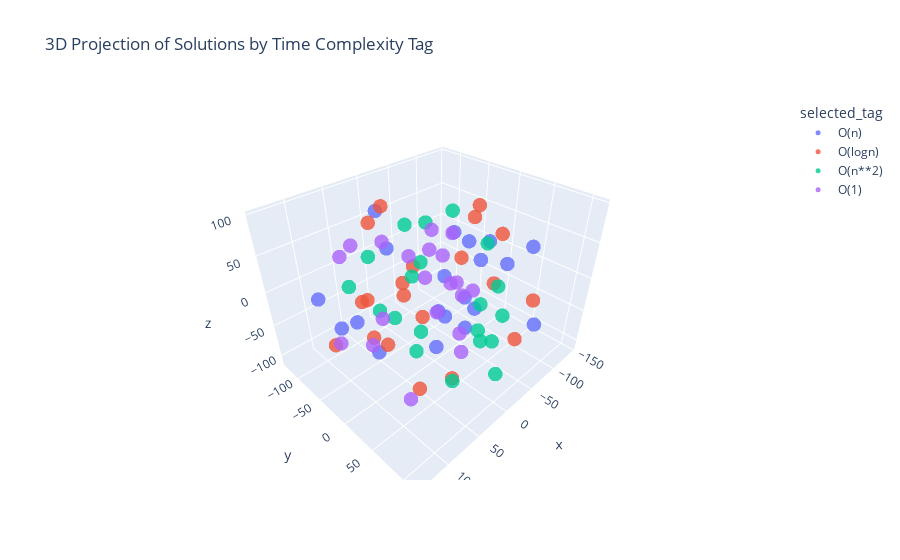

The notebook cell this image was saved under:
### Markdown cell above
Plot the 3D projection of the solution vectors with different colors based on the time_complexity in the dataset, 
to see if there are some patterns based on it.
The following plot doesn't show a significant separation based on time complexity, at least in the explored 3 dimentional-space

### Code cell
from sklearn.manifold import TSNE
import numpy as np

# Perform t-SNE to reduce the dimensionality of the word vectors to 3D
# This is useful to visualize the word vectors in 3D space
tsne = TSNE(n_components=3, random_state=42, perplexity=10)
vectors_3d = tsne.fit_transform(vectors)

df_solution_selected[["x", "y", "z"]] = vectors_3d

import plotly.express as px

fig = px.scatter_3d(
    df_solution_selected,
    x="x", y="y", z="z",
    color="selected_tag",
    #text="problem_name",
    hover_data=["problem_name", "selected_tag"],
    title="3D Projection of Solutions by Time Complexity Tag"
)

fig.update_traces(marker=dict(size=5, opacity=0.8))
fig.show()

### Figure 1 — Plotly figure (JSON) as saved in the notebook; plotly's stock layout.template omitted (floating-point values rounded to 4 significant figures)
{"data": [{"customdata": [["697_B. Barnicle", "O(n)"], ["p02721 AtCoder Beginner Contest 161 - Yutori", "O(n)"], ["583_A. Asphalting Roads", "O(n)"], ["1251_B. Binary Palindromes", "O(n)"], ["1301_B. Motarack's Birthday", "O(n)"], ["835_B. The number on the board", "O(n)"], ["1101_A. Minimum Integer", "O(n)"], ["305_A. Strange Addition", "O(n)"], ["192_B. Walking in the Rain", "O(n)"], ["414_B. Mashmokh and ACM", "O(n)"], ["629_A. Far Relative’s Birthday Cake", "O(n)"], ["1215_B. The Number of Products", "O(n)"], ["1102_C. Doors Breaking and Repairing", "O(n)"], ["1180_B. Nick and Array", "O(n)"], ["1096_C. Polygon for the Angle", "O(n)"], ["371_C. Hamburgers", "O(n)"], ["1285_A. Mezo Playing Zoma", "O(n)"], ["1440_A. Buy the String", "O(n)"], ["p03033 AtCoder Beginner Contest 128 - Roadwork", "O(n)"], ["734_B. Anton and Digits", "O(n)"]], "hovertemplate": "selected_tag=%{customdata[1]}<br>x=%{x}<br>y=%{y}<br>z=%{z}<br>problem_name=%{customdata[0]}<extra></extra>", "legendgroup": "O(n)", "marker": {"color": "#636efa", "opacity": 0.8, "size": 5, "symbol": "circle"}, "mode": "markers", "name": "O(n)", "scene": "scene", "showlegend": true, "type": "scatter3d", "x": [-58.52, -31.47, 28.2, -108.4, -44.08, -97.21, 86.52, -82.53, -62.86, -16.44, -36.75, -18.61, 80.57, -17.45, 111.8, -67.54, -100.3, 87.71, -27.2, -2.016], "y": [31.38, 0.01893, 30.99, -18.63, 112.4, -34.75, -76.03, -19.6, -54.48, 48.55, -16.69, -1.918, -10.77, -127.0, -74.94, 83.46, 30.31, -38.13, 27.01, -88.74], "z": [53.75, 63.98, -53.81, -14.64, -14.42, -80.49, -54.57, 24.18, -97.91, -11.64, -71.4, 8.846, -55.45, 52.31, 3.942, 63.98, 4.079, -22.07, -59.65, 18.25]}, {"customdata": [["1157_A. Reachable Numbers", "O(logn)"], ["1331_C. ...And after happily lived ever they", "O(logn)"], ["p03304 SoundHound Inc. Programming Contest 2018 -Masters Tournament- - Ordinary Beauty", "O(logn)"], ["1459_B. Move and Turn", "O(logn)"], ["45_A. Codecraft III", "O(logn)"], ["1111_A. Superhero Transformation", "O(logn)"], ["909_A. Generate Login", "O(logn)"], ["678_D. Iterated Linear Function", "O(logn)"], ["316_A1. Special Task", "O(logn)"], ["p02471 Extended Euclid Algorithm", "O(logn)"], ["365_B. The Fibonacci Segment", "O(logn)"], ["p03059 AtCoder Beginner Contest 125 - Biscuit Generator", "O(logn)"], ["876_C. Classroom Watch", "O(logn)"], ["71_A. Way Too Long Words", "O(logn)"], ["p03272 AtCoder Beginner Contest 107 - Train", "O(logn)"], ["348_A. Mafia", "O(logn)"], ["1186_A. Vus the Cossack and a Contest", "O(logn)"], ["p03943 AtCoder Beginner Contest 047 - Fighting over Candies", "O(logn)"], ["577_A. Multiplication Table", "O(logn)"], ["1279_A. New Year Garland", "O(logn)"]], "hovertemplate": "selected_tag=%{customdata[1]}<br>x=%{x}<br>y=%{y}<br>z=%{z}<br>problem_name=%{customdata[0]}<extra></extra>", "legendgroup": "O(logn)", "marker": {"color": "#EF553B", "opacity": 0.8, "size": 5, "symbol": "circle"}, "mode": "markers", "name": "O(logn)", "scene": "scene", "showlegend": true, "type": "scatter3d", "x": [63.08, -52.72, 61.69, 59.76, -95.83, 15.96, -42.34, 52.64, 100.5, 121.6, -49.29, 85.04, -11.82, 39.09, -143.1, 42.98, -93.04, 101.7, -30.68, 81.32], "y": [45.07, 46.59, -44.7, -39.16, 77.09, -72.21, 20.37, 78.9, 79.06, -34.45, 87.02, 12.71, 29.61, -10.91, -11.59, 10.4, -14.35, -3.354, -93.7, -22.83], "z": [18.96, 5.192, -65.53, 94.48, -26.64, 87.93, 86.27, -52.94, -32.39, -33.25, -54.98, -25.7, 50.98, 5.288, 14.9, 55.94, 72.6, 32.85, -51.31, 14.37]}, {"customdata": [["1165_C. Good String", "O(n**2)"], ["1373_E. Sum of Digits", "O(n**2)"], ["p02745 Panasonic Programming Contest 2020 - Three Substrings", "O(n**2)"], ["357_A. Group of Students", "O(n**2)"], ["p02822 AtCoder Beginner Contest 149 - Surrounded Nodes", "O(n**2)"], ["1409_F. Subsequences of Length Two", "O(n**2)"], ["1157_C1. Increasing Subsequence (easy version)", "O(n**2)"], ["558_B. Amr and The Large Array", "O(n**2)"], ["p01314 Sum of Consecutive Integers", "O(n**2)"], ["442_B. Andrey and Problem", "O(n**2)"], ["1391_A. Suborrays", "O(n**2)"], ["1143_A. The Doors", "O(n**2)"], ["1157_C2. Increasing Subsequence (hard version)", "O(n**2)"], ["520_B. Two Buttons", "O(n**2)"], ["754_A. Lesha and array splitting", "O(n**2)"], ["1352_F. Binary String Reconstruction", "O(n**2)"], ["1426_A. Floor Number", "O(n**2)"], ["408_D. Long Path", "O(n**2)"], ["1444_B. Divide and Sum", "O(n**2)"], ["p03964 AtCoder Beginner Contest 046 - AtCoDeer and Election Report", "O(n**2)"]], "hovertemplate": "selected_tag=%{customdata[1]}<br>x=%{x}<br>y=%{y}<br>z=%{z}<br>problem_name=%{customdata[0]}<extra></extra>", "legendgroup": "O(n**2)", "marker": {"color": "#00cc96", "opacity": 0.8, "size": 5, "symbol": "circle"}, "mode": "markers", "name": "O(n**2)", "scene": "scene", "showlegend": true, "type": "scatter3d", "x": [18.08, -23.76, -19.17, 93.91, 24.74, 5.892, -83.86, -14.63, -0.6914, -49.6, -16.43, 63.18, -8.382, -63.98, 11.86, 56.88, -1.149, -82.44, -65.38, 16.62], "y": [-15.0, -76.84, 76.62, 3.008, 87.52, 77.54, -50.8, 61.72, -15.38, -76.38, 87.34, -84.79, -48.98, 56.01, -12.37, -34.46, -78.85, 6.048, 42.7, 47.73], "z": [-97.35, 48.31, 32.14, 85.83, 3.427, -29.5, 56.15, 80.56, 81.81, -17.74, -90.24, -7.688, -9.143, -44.57, -66.42, -20.19, -89.29, -63.4, -96.54, -107.2]}, {"customdata": [["334_A. Candy Bags", "O(1)"], ["192_A. Funky Numbers", "O(1)"], ["1406_D. Three Sequences", "O(1)"], ["1101_B. Accordion", "O(1)"], ["1337_C. Linova and Kingdom", "O(1)"], ["1321_C. Remove Adjacent", "O(1)"], ["p03861 AtCoder Beginner Contest 048 - Between a and b ...", "O(1)"], ["584_A. Olesya and Rodion", "O(1)"], ["p02475 Division of Big Integers", "O(1)"], ["1462_C. Unique Number", "O(1)"], ["1541_A. Pretty Permutations", "O(1)"], ["131_A. cAPS lOCK", "O(1)"], ["369_A. Valera and Plates", "O(1)"], ["832_B. Petya and Exam", "O(1)"], ["1536_B. Prinzessin der Verurteilung", "O(1)"], ["1473_A. Replacing Elements", "O(1)"], ["p02753 AtCoder Beginner Contest 158 - Station and Bus", "O(1)"], ["p00444 Change", "O(1)"], ["554_C. Kyoya and Colored Balls", "O(1)"], ["318_A. Even Odds", "O(1)"]], "hovertemplate": "selected_tag=%{customdata[1]}<br>x=%{x}<br>y=%{y}<br>z=%{z}<br>problem_name=%{customdata[0]}<extra></extra>", "legendgroup": "O(1)", "marker": {"color": "#ab63fa", "opacity": 0.8, "size": 5, "symbol": "circle"}, "mode": "markers", "name": "O(1)", "scene": "scene", "showlegend": true, "type": "scatter3d", "x": [25.8, -61.49, -35.31, 32.08, 1.297, 12.03, 108.2, 85.05, 136.6, -78.92, -43.64, 44.2, 24.4, 26.93, -52.05, 27.16, 50.73, 83.85, -32.96, 36.82], "y": [28.97, -29.8, -44.64, 62.36, 42.73, -31.03, 17.65, -61.76, 3.318, -62.68, 5.638, 93.29, 9.032, -60.57, -22.1, 22.18, -90.2, 45.73, 17.86, -56.61], "z": [-4.511, 40.11, 20.9, 55.08, -42.28, 37.29, -8.478, 54.29, 2.84, -13.69, -28.93, 66.76, 31.98, 50.48, -27.66, 97.13, 43.06, -87.97, -110.7, -56.38]}], "layout": {"legend": {"title": {"text": "selected_tag"}, "tracegroupgap": 0}, "scene": {"domain": {"x": [0, 1], "y": [0, 1]}, "xaxis": {"title": {"text": "x"}}, "yaxis": {"title": {"text": "y"}}, "zaxis": {"title": {"text": "z"}}}, "title": {"text": "3D Projection of Solutions by Time Complexity Tag"}}}
